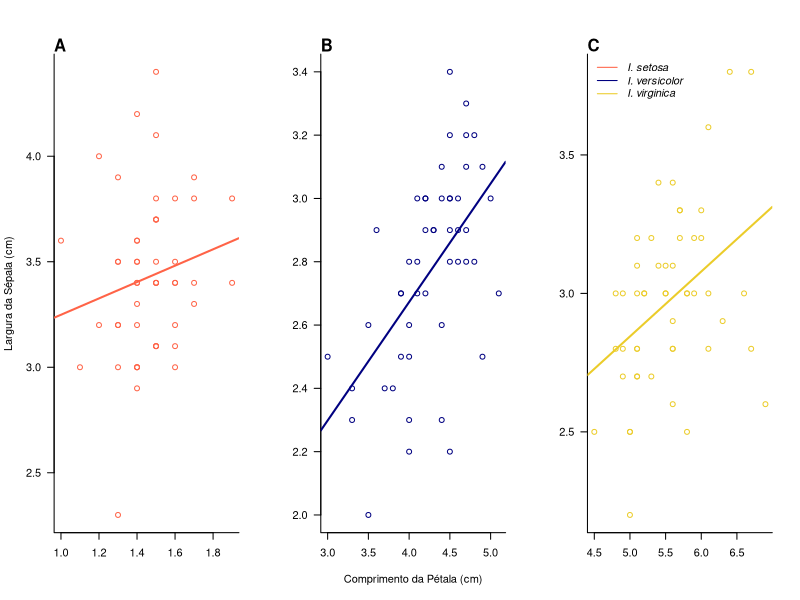

R code for this plot:
## ---- chunk 1
knitr::opts_chunk$set(echo = TRUE)
## ---- chunk 2
data(iris)
head(iris)

## criando objetos para auxiliar a construção do gráfico
# criando modelos lineares
ms <- lm(Sepal.Width ~ Petal.Length, data=iris[iris$Species=="setosa",])
mve <- lm(Sepal.Width ~ Petal.Length, data=iris[iris$Species=="versicolor",])
mvi <- lm(Sepal.Width ~ Petal.Length, data=iris[iris$Species=="virginica",])
coefs <- coef(ms)#objeto so com os coeficientes
coefve <- coef(mve)
coefvi <- coef(mvi)
# definindo os nomes dos eixos
labx <- "Comprimento da Pétala (cm)"
laby <- "Largura da Sépala (cm)"
## ---- chunk 3
##construindo o grafico em si
# definindo os parametros graficos
par(mfrow=c(1,3), las=1, bty="l") # aqui estamos usando las e bty dentro do par para fixar para todas as janelas
# plot de setosa
plot(Sepal.Width ~ Petal.Length, data=iris[iris$Species=="setosa",], 
     col="tomato",
     ylab=laby, xlab="")
# linha do previsto pelo modelo
## a + b*x 
abline(a=coefs[1], b=coefs[2],
       col='tomato', lwd=2)
mtext("A", 3, adj=0, font=2)#nomeando como grafico A
## plot versicolor
plot(Sepal.Width ~ Petal.Length, data=iris[iris$Species=="versicolor",], 
     col="navy",
     ylab="", xlab=labx)
mtext("B", 3, adj=0, font=2)#nomeando como grafico B
# linha do previsto pelo modelo
## a + b*x 
abline(a=coefve[1], b=coefve[2],
       col='navy', lwd=2)
#plot virginica
plot(Sepal.Width ~ Petal.Length, data=iris[iris$Species=="virginica",], 
     col="#EBCC2A",
     ylab="", xlab="")
mtext("C", 3, adj=0, font=2)#nomeando como grafico B
# linha do previsto pelo modelo
## a + b*x 
abline(a=coefvi[1], b=coefvi[2],
       col='#EBCC2A', lwd=2)
# incluindo a legenda
legend("topleft", legend=c(expression(italic("I. setosa")),
                           expression(italic("I. versicolor")),
                           expression(italic("I. virginica"))),
       col=c("tomato", "navy", "#EBCC2A"),
       lty=1, bty='n')#nao aceita argumento font, entao tem que inserir a funcao expression e escolher italic, mas tem que fazer para cada texto da legenda concatenando
